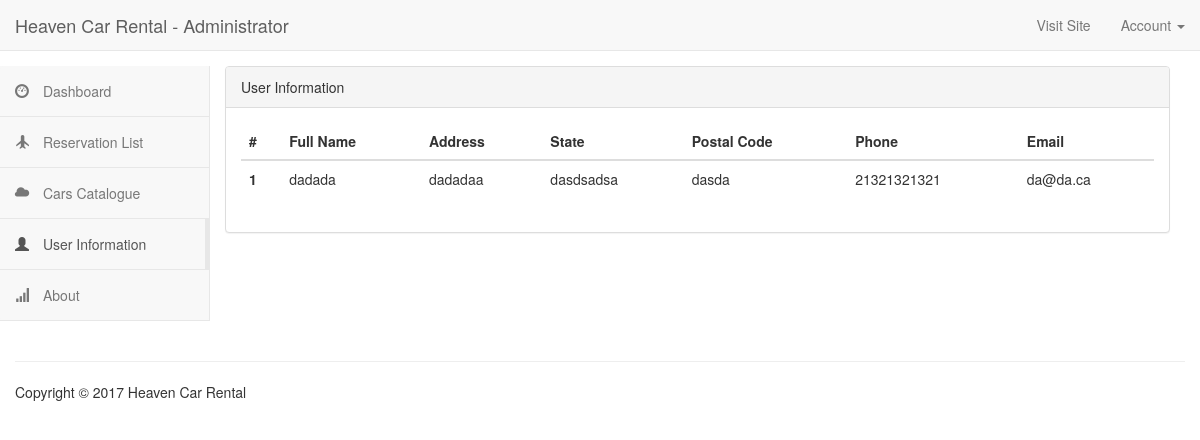
Page /SuperUser/users.php (signed in) on the committed database.
### tables this page shows
CREATE TABLE `users` (
  `user_id` int(11) NOT NULL,
  `name` varchar(100) NOT NULL,
  `address` varchar(100) NOT NULL,
  `state` varchar(100) NOT NULL,
  `zip` varchar(6) NOT NULL,
  `phone` varchar(12) NOT NULL,
  `email` varchar(100) NOT NULL,
  `password` varchar(100) NOT NULL,
  `admin_rank` int(10) NOT NULL
);

### SuperUser/users.php (the view, shortened to what this page needs)
 <?php
include_once '../inc/config.php';
$result = mysqli_query($connect, "SELECT * FROM users");
 ?>
 <!DOCTYPE html>
<html lang="en">
<head>
<?php include_once 'inc/header.php' ?>
					<li><a href="index.php"><span class="glyphicon glyphicon-dashboard"></span> Dashboard</a></li>
					<li><a href="reservation.php"><span class="glyphicon glyphicon-plane"></span> Reservation List</a></li>
					<li><a href="catalogue.php"><span class="glyphicon glyphicon-cloud"></span> Cars Catalogue</a></li>
					<li class="active"><a href="users.php"><span class="glyphicon glyphicon-user"></span> User Information</a></li>
					<li><a href="about.php"><span class="glyphicon glyphicon-signal"></span> About</a></li>
				</ul>
			</div>
		</nav>
	</div>
</div>  		</div>
  		<div class="col-md-10 content">
  			  <div class="panel panel-default">
	<div class="panel-heading">
		User Information
	</div>
	<div class="panel-body">
		<table class="table table-hover">
  <thead>
    <tr>
      <th>#</th>
      <th>Full Name</th>
      <th>Address</th>
      <th>State</th>
	  <th>Postal Code</th>
	  <th>Phone</th>
	  <th>Email</th>
    </tr>
  </thead>
    <?php
  while($users = mysqli_fetch_array($result))
  {
  ?>
  <tbody>
    <tr>
      <th scope="row"><?php echo $users['user_id'];?></th>
      <td><?php echo $users['name'];?></td>
      <td><?php echo $users['address'];?></td>
      <td><?php echo $users['state'];?></td>
	  <td><?php echo $users['zip'];?></td>
	  <td><?php echo $users['phone'];?></td>
	  <td><?php echo $users['email'];?></td>
    </tr>
  </tbody>
  <?php } ?>
</table>
	</div>
</div>
  		</div>
<?php include_once 'inc/footer.php'; ?>

### SuperUser/css/style.css (style rules this page uses)
.side-menu .navbar-nav .active a { background-color: transparent; margin-right: -1px; border-right: 5px solid #e7e7e7; }
.side-menu .navbar-nav li { display: block; width: 100%; border-bottom: 1px solid #e7e7e7; }
.side-menu .navbar-nav li a { padding: 15px; }
.side-menu .navbar-nav li a .glyphicon { padding-right: 10px; }

### rows in the picture
users: user_id "1", name "dadada", address "dadadaa", state "dasdsadsa", zip "dasda", phone "21321321321", email "da@da.ca"
